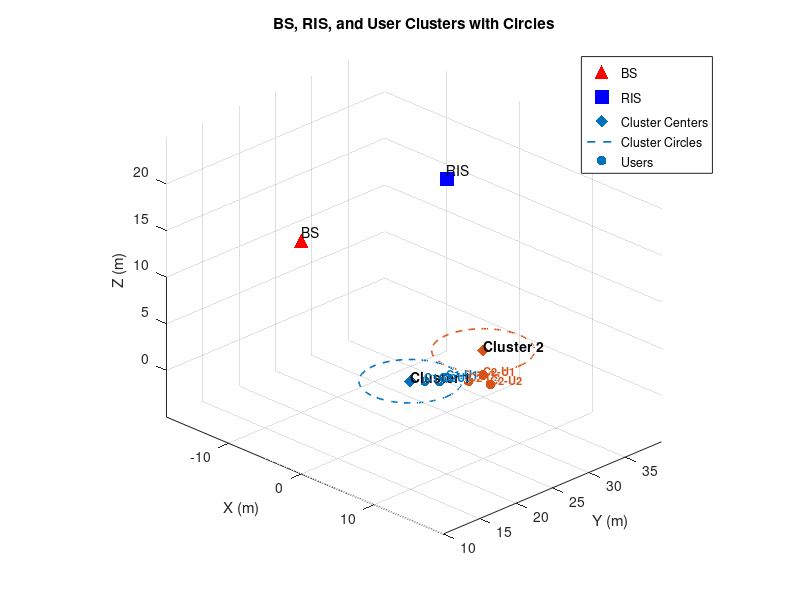

This figure's MATLAB source:
function [angles, users,distances] = calculate_angles()
    % ============================
    % Fixed BS and RIS positions
    % ============================
BS = [0, 10, 20];
RIS = [0, 30, 20];

% ============================
% Hard-coded cluster centers
% ============================
cluster_centers = [0, 25, 0;
                   0, 35, 0;
                   5, 35, 0]; % new cluster center

radii = [5,5,5]; % radius for each cluster

% ============================
% Hard-coded users per cluster (3 users each)
% ============================

% ----- Cluster 1 (center: [0,25,0], radius: 5m) -----
users{1} = [ 2, 28, 0;   
             1, 26, 0;   
             2, 27, 0];  

% ----- Cluster 2 (center: [0,35,0], radius: 5m) -----
% users{2} = [ -1, 31, 0;   % User 1: North-East
%              -1, 40, 0;   % User 2: South-West
%              0, 31, 0];   % User 3: North-East
% 
% ----- Cluster 3 (center: [5,30,0], radius: 5m) -----
users{2} = [ 4, 31, 0;   % User 1: North-East   
             6, 30, 0;   % User 2: South-West
             4, 29, 0];  % User 3: South-East



% ----- Define cluster centers and radii -----
cluster_centers = [0 25 0;   % Cluster 1 center
                   0 35 0;   % Cluster 2 center
                   5 30 0];  % Cluster 3 center
    radius = 5;                  % Cluster radius (meters)
    
    num_clusters = size(cluster_centers,1);
    num_users_per_cluster = 3;
    
    % ----- Generate user positions -----
    % users = cell(num_clusters,1);
    % ----- Cluster 1 (center: [0,25,0], away direction +Y) -----
% users{1} = [ -1, 20, 0;     % left
%               0,  20, 0;     % center
%               1,  20, 0];    % right
% 
% % ----- Cluster 2 (center: [0,35,0], away direction +Y) -----
% users{2} = [ -1, 40, 0;
%               0,  40, 0;
%               1,  40, 0];
% 
% % ----- Cluster 3 (center: [5,30,0], away direction +X+Y) -----
% users{3} = [ 10, 31, 0;
%               9, 32, 0;
%               7, 26, 0];

    Nclusters = length(users);
    disp(Nclusters);
    Kusers = size(users{1},1);

    % ============================
    % 1. AoD at BS (BS -> RIS)
    % ============================
    delta_BS_RIS = RIS - BS;
    angles.BS_AoD.azimuth = atan2d(delta_BS_RIS(2), delta_BS_RIS(1));
    angles.BS_AoD.elevation = atan2d(delta_BS_RIS(3), sqrt(delta_BS_RIS(1)^2 + delta_BS_RIS(2)^2));
    angles.BS_AoD.distance = norm(delta_BS_RIS);

    % ============================
    % 2. AoA at RIS
    % ============================
    angles.RIS_AoA.azimuth = mod(angles.BS_AoD.azimuth + 180, 360);
    angles.RIS_AoA.elevation = -angles.BS_AoD.elevation;
    angles.RIS_AoA.distance = angles.BS_AoD.distance;

    % ============================
    % 3. AoD at RIS -> Users
    % ============================
    for c = 1:Nclusters
        for k = 1:Kusers
            user = users{c}(k,:);
            delta_RIS_user = user - RIS;

            azimuth = atan2d(delta_RIS_user(2), delta_RIS_user(1));
            elevation = atan2d(delta_RIS_user(3), sqrt(delta_RIS_user(1)^2 + delta_RIS_user(2)^2));

            angles.RIS_AoD.clusters(c).users(k).user = sprintf('C%d-U%d', c, k);
            angles.RIS_AoD.clusters(c).users(k).azimuth = azimuth;
            angles.RIS_AoD.clusters(c).users(k).elevation = elevation;
            angles.RIS_AoD.clusters(c).users(k).distance = norm(delta_RIS_user);
        end
    end
    
    % Initialize struct array
    distances = struct();
   
    
    for c = 1:length(users)
        BD = users{c}(3, :); % BD position
        clusterDistances = struct();
        
        % Distance between each user and BD
        for u = 1:2
            user_pos = users{c}(u, :);
            d_user_BD = norm(user_pos - BD);
            clusterDistances.(['User' num2str(u) '_BD']) = d_user_BD;
        end
        
        % Optional: distance between users
        d_user1_user2 = norm(users{c}(1,:) - users{c}(2,:));
        clusterDistances.User1_User2 = d_user1_user2;
    
        % Store in main struct
        distances.(['Cluster' num2str(c)]) = clusterDistances;
    end

%     % 
%     % % % % % % % % % ============================
%     % % % % % % % % 4. Visualization
%     % % % % % % % ============================
    figure; hold on; grid on; axis equal;
    xlabel('X (m)'); ylabel('Y (m)'); zlabel('Z (m)');
    title('BS, RIS, and User Clusters with Circles');

    % Plot BS and RIS
    scatter3(BS(1),BS(2),BS(3),100,'r','filled','^'); text(BS(1),BS(2),BS(3)+1,'BS');
    scatter3(RIS(1),RIS(2),RIS(3),100,'b','filled','s'); text(RIS(1),RIS(2),RIS(3)+1,'RIS');

    colors = lines(Nclusters);
    for c = 1:Nclusters
        % Cluster center
        center = cluster_centers(c,:);
        scatter3(center(1), center(2), center(3), 80, colors(c,:),'d','filled');
        text(center(1), center(2), center(3)+0.5,sprintf('Cluster %d', c),'Color','k','FontSize',10,'FontWeight','bold');

        % Draw cluster circle in XY-plane
        theta = linspace(0, 2*pi, 100);
        x_circle = center(1) + radii(c) * cos(theta);
        y_circle = center(2) + radii(c) * sin(theta);
        z_circle = center(3) * ones(size(theta));
        plot3(x_circle, y_circle, z_circle, '--','Color', colors(c,:), 'LineWidth',1.2);

        % Users
        cluster_users = users{c};
        scatter3(cluster_users(:,1), cluster_users(:,2), cluster_users(:,3), 50, colors(c,:),'filled','o');

        % Label users
        for k = 1:Kusers
            text(cluster_users(k,1), cluster_users(k,2), cluster_users(k,3)+0.5, ...
                sprintf('C%d-U%d', c, k), 'Color', colors(c,:), 'FontSize', 8, 'FontWeight','bold');
        end
    end
    legend({'BS','RIS','Cluster Centers','Cluster Circles','Users'});
    view(45,25);
    hold off;
end
